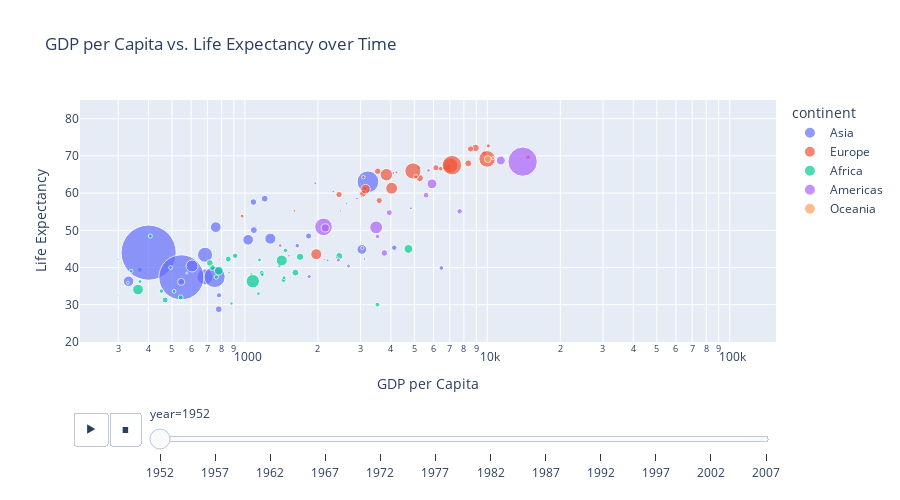

This figure's notebook cell:
### Code cell
# Create an animated scatter plot
fig = px.scatter(df,
                 x="gdpPercap",
                 y="lifeExp",
                 size="pop",
                 color="continent",
                 hover_name="country",
                 log_x=True,
                 size_max=60,
                 animation_frame="year",
                 title="GDP per Capita vs. Life Expectancy over Time",
                 labels={"gdpPercap": "GDP per Capita", "lifeExp": "Life Expectancy"}
                 )

# Adjust the height of the figure and set y-axis range
fig.update_layout(height=500, yaxis_range=[20,85])  

# Display the plot
fig.show()

### Figure 1 — Plotly figure (JSON) as saved in the notebook; plotly's stock layout.template omitted (floating-point values rounded to 4 significant figures)
{"data": [{"hovertemplate": "<b>%{hovertext}</b><br><br>continent=Asia<br>year=1952<br>GDP per Capita=%{x}<br>Life Expectancy=%{y}<br>pop=%{marker.size}<extra></extra>", "hovertext": ["Afghanistan", "Bahrain", "Bangladesh", "Cambodia", "China", "Hong Kong, China", "India", "Indonesia", "Iran", "Iraq", "Israel", "Japan", "Jordan", "Korea, Dem. Rep.", "Korea, Rep.", "Kuwait", "Lebanon", "Malaysia", "Mongolia", "Myanmar", "Nepal", "Oman", "Pakistan", "Philippines", "Saudi Arabia", "Singapore", "Sri Lanka", "Syria", "Taiwan", "Thailand", "Vietnam", "West Bank and Gaza", "Yemen, Rep."], "legendgroup": "Asia", "marker": {"color": "#636efa", "size": [8425333, 120447, 46886859, 4693836, 556263527, 2125900, 372000000, 82052000, 17272000, 5441766, 1620914, 86459025, 607914, 8865488, 20947571, 160000, 1439529, 6748378, 800663, 20092996, 9182536, 507833, 41346560, 22438691, 4005677, 1127000, 7982342, 3661549, 8550362, 21289402, 26246839, 1030585, 4963829], "sizemode": "area", "sizeref": 366300.0, "symbol": "circle"}, "mode": "markers", "name": "Asia", "orientation": "v", "showlegend": true, "type": "scatter", "x": [779.4, 9867.0, 684.2, 368.5, 400.4, 3054.0, 546.6, 749.7, 3035.0, 4130.0, 4087.0, 3217.0, 1547.0, 1088.0, 1031.0, 108400.0, 4835.0, 1831.0, 786.6, 331.0, 545.9, 1828.0, 684.6, 1273.0, 6460.0, 2315.0, 1084.0, 1643.0, 1207.0, 757.8, 605.1, 1516.0, 781.7], "xaxis": "x", "y": [28.8, 50.94, 37.48, 39.42, 44.0, 60.96, 37.37, 37.47, 44.87, 45.32, 65.39, 63.03, 43.16, 50.06, 47.45, 55.56, 55.93, 48.46, 42.24, 36.32, 36.16, 37.58, 43.44, 47.75, 39.88, 60.4, 57.59, 45.88, 58.5, 50.85, 40.41, 43.16, 32.55], "yaxis": "y"}, {"hovertemplate": "<b>%{hovertext}</b><br><br>continent=Europe<br>year=1952<br>GDP per Capita=%{x}<br>Life Expectancy=%{y}<br>pop=%{marker.size}<extra></extra>", "hovertext": ["Albania", "Austria", "Belgium", "Bosnia and Herzegovina", "Bulgaria", "Croatia", "Czech Republic", "Denmark", "Finland", "France", "Germany", "Greece", "Hungary", "Iceland", "Ireland", "Italy", "Montenegro", "Netherlands", "Norway", "Poland", "Portugal", "Romania", "Serbia", "Slovak Republic", "Slovenia", "Spain", "Sweden", "Switzerland", "Turkey", "United Kingdom"], "legendgroup": "Europe", "marker": {"color": "#EF553B", "size": [1282697, 6927772, 8730405, 2791000, 7274900, 3882229, 9125183, 4334000, 4090500, 42459667, 69145952, 7733250, 9504000, 147962, 2952156, 47666000, 413834, 10381988, 3327728, 25730551, 8526050, 16630000, 6860147, 3558137, 1489518, 28549870, 7124673, 4815000, 22235677, 50430000], "sizemode": "area", "sizeref": 366300.0, "symbol": "circle"}, "mode": "markers", "name": "Europe", "orientation": "v", "showlegend": true, "type": "scatter", "x": [1601.0, 6137.0, 8343.0, 973.5, 2444.0, 3119.0, 6876.0, 9692.0, 6425.0, 7030.0, 7144.0, 3531.0, 5264.0, 7268.0, 5210.0, 4931.0, 2648.0, 8942.0, 10100.0, 4029.0, 3068.0, 3145.0, 3581.0, 5075.0, 4215.0, 3834.0, 8528.0, 14730.0, 1969.0, 9980.0], "xaxis": "x", "y": [55.23, 66.8, 68.0, 53.82, 59.6, 61.21, 66.87, 70.78, 66.55, 67.41, 67.5, 65.86, 64.03, 72.49, 66.91, 65.94, 59.16, 72.13, 72.67, 61.31, 59.82, 61.05, 58.0, 64.36, 65.57, 64.94, 71.86, 69.62, 43.59, 69.18], "yaxis": "y"}, {"hovertemplate": "<b>%{hovertext}</b><br><br>continent=Africa<br>year=1952<br>GDP per Capita=%{x}<br>Life Expectancy=%{y}<br>pop=%{marker.size}<extra></extra>", "hovertext": ["Algeria", "Angola", "Benin", "Botswana", "Burkina Faso", "Burundi", "Cameroon", "Central African Republic", "Chad", "Comoros", "Congo, Dem. Rep.", "Congo, Rep.", "Cote d'Ivoire", "Djibouti", "Egypt", "Equatorial Guinea", "Eritrea", "Ethiopia", "Gabon", "Gambia", "Ghana", "Guinea", "Guinea-Bissau", "Kenya", "Lesotho", "Liberia", "Libya", "Madagascar", "Malawi", "Mali", "Mauritania", "Mauritius", "Morocco", "Mozambique", "Namibia", "Niger", "Nigeria", "Reunion", "Rwanda", "Sao Tome and Principe", "Senegal", "Sierra Leone", "Somalia", "South Africa", "Sudan", "Swaziland", "Tanzania", "Togo", "Tunisia", "Uganda", "Zambia", "Zimbabwe"], "legendgroup": "Africa", "marker": {"color": "#00cc96", "size": [9279525, 4232095, 1738315, 442308, 4469979, 2445618, 5009067, 1291695, 2682462, 153936, 14100005, 854885, 2977019, 63149, 22223309, 216964, 1438760, 20860941, 420702, 284320, 5581001, 2664249, 580653, 6464046, 748747, 863308, 1019729, 4762912, 2917802, 3838168, 1022556, 516556, 9939217, 6446316, 485831, 3379468, 33119096, 257700, 2534927, 60011, 2755589, 2143249, 2526994, 14264935, 8504667, 290243, 8322925, 1219113, 3647735, 5824797, 2672000, 3080907], "sizemode": "area", "sizeref": 366300.0, "symbol": "circle"}, "mode": "markers", "name": "Africa", "orientation": "v", "showlegend": true, "type": "scatter", "x": [2449.0, 3521.0, 1063.0, 851.2, 543.3, 339.3, 1173.0, 1071.0, 1179.0, 1103.0, 780.5, 2126.0, 1389.0, 2670.0, 1419.0, 375.6, 328.9, 362.1, 4293.0, 485.2, 911.3, 510.2, 299.9, 853.5, 298.8, 575.6, 2388.0, 1443.0, 369.2, 452.3, 743.1, 1968.0, 1688.0, 468.5, 2424.0, 761.9, 1077.0, 2719.0, 493.3, 879.6, 1450.0, 879.8, 1136.0, 4725.0, 1616.0, 1148.0, 716.7, 859.8, 1468.0, 734.8, 1147.0, 406.9], "xaxis": "x", "y": [43.08, 30.02, 38.22, 47.62, 31.98, 39.03, 38.52, 35.46, 38.09, 40.72, 39.14, 42.11, 40.48, 34.81, 41.89, 34.48, 35.93, 34.08, 37.0, 30.0, 43.15, 33.61, 32.5, 42.27, 42.14, 38.48, 42.72, 36.68, 36.26, 33.69, 40.54, 50.99, 42.87, 31.29, 41.73, 37.44, 36.32, 52.72, 40.0, 46.47, 37.28, 30.33, 32.98, 45.01, 38.63, 41.41, 41.22, 38.6, 44.6, 39.98, 42.04, 48.45], "yaxis": "y"}, {"hovertemplate": "<b>%{hovertext}</b><br><br>continent=Americas<br>year=1952<br>GDP per Capita=%{x}<br>Life Expectancy=%{y}<br>pop=%{marker.size}<extra></extra>", "hovertext": ["Argentina", "Bolivia", "Brazil", "Canada", "Chile", "Colombia", "Costa Rica", "Cuba", "Dominican Republic", "Ecuador", "El Salvador", "Guatemala", "Haiti", "Honduras", "Jamaica", "Mexico", "Nicaragua", "Panama", "Paraguay", "Peru", "Puerto Rico", "Trinidad and Tobago", "United States", "Uruguay", "Venezuela"], "legendgroup": "Americas", "marker": {"color": "#ab63fa", "size": [17876956, 2883315, 56602560, 14785584, 6377619, 12350771, 926317, 6007797, 2491346, 3548753, 2042865, 3146381, 3201488, 1517453, 1426095, 30144317, 1165790, 940080, 1555876, 8025700, 2227000, 662850, 157553000, 2252965, 5439568], "sizemode": "area", "sizeref": 366300.0, "symbol": "circle"}, "mode": "markers", "name": "Americas", "orientation": "v", "showlegend": true, "type": "scatter", "x": [5911.0, 2677.0, 2109.0, 11370.0, 3940.0, 2144.0, 2627.0, 5587.0, 1398.0, 3522.0, 3048.0, 2428.0, 1840.0, 2195.0, 2899.0, 3478.0, 3112.0, 2480.0, 1952.0, 3759.0, 3082.0, 3023.0, 13990.0, 5717.0, 7690.0], "xaxis": "x", "y": [62.48, 40.41, 50.92, 68.75, 54.74, 50.64, 57.21, 59.42, 45.93, 48.36, 45.26, 42.02, 37.58, 41.91, 58.53, 50.79, 42.31, 55.19, 62.65, 43.9, 64.28, 59.1, 68.44, 66.07, 55.09], "yaxis": "y"}, {"hovertemplate": "<b>%{hovertext}</b><br><br>continent=Oceania<br>year=1952<br>GDP per Capita=%{x}<br>Life Expectancy=%{y}<br>pop=%{marker.size}<extra></extra>", "hovertext": ["Australia", "New Zealand"], "legendgroup": "Oceania", "marker": {"color": "#FFA15A", "size": [8691212, 1994794], "sizemode": "area", "sizeref": 366300.0, "symbol": "circle"}, "mode": "markers", "name": "Oceania", "orientation": "v", "showlegend": true, "type": "scatter", "x": [10040.0, 10560.0], "xaxis": "x", "y": [69.12, 69.39], "yaxis": "y"}], "layout": {"height": 500, "legend": {"itemsizing": "constant", "title": {"text": "continent"}, "tracegroupgap": 0}, "sliders": [{"active": 0, "currentvalue": {"prefix": "year="}, "len": 0.9, "pad": {"b": 10, "t": 60}, "steps": [{"args": [["1952"], {"frame": {"duration": 0, "redraw": false}, "fromcurrent": true, "mode": "immediate", "transition": {"duration": 0, "easing": "linear"}}], "label": "1952", "method": "animate"}, {"args": [["1957"], {"frame": {"duration": 0, "redraw": false}, "fromcurrent": true, "mode": "immediate", "transition": {"duration": 0, "easing": "linear"}}], "label": "1957", "method": "animate"}, {"args": [["1962"], {"frame": {"duration": 0, "redraw": false}, "fromcurrent": true, "mode": "immediate", "transition": {"duration": 0, "easing": "linear"}}], "label": "1962", "method": "animate"}, {"args": [["1967"], {"frame": {"duration": 0, "redraw": false}, "fromcurrent": true, "mode": "immediate", "transition": {"duration": 0, "easing": "linear"}}], "label": "1967", "method": "animate"}, {"args": [["1972"], {"frame": {"duration": 0, "redraw": false}, "fromcurrent": true, "mode": "immediate", "transition": {"duration": 0, "easing": "linear"}}], "label": "1972", "method": "animate"}, {"args": [["1977"], {"frame": {"duration": 0, "redraw": false}, "fromcurrent": true, "mode": "immediate", "transition": {"duration": 0, "easing": "linear"}}], "label": "1977", "method": "animate"}, {"args": [["1982"], {"frame": {"duration": 0, "redraw": false}, "fromcurrent": true, "mode": "immediate", "transition": {"duration": 0, "easing": "linear"}}], "label": "1982", "method": "animate"}, {"args": [["1987"], {"frame": {"duration": 0, "redraw": false}, "fromcurrent": true, "mode": "immediate", "transition": {"duration": 0, "easing": "linear"}}], "label": "1987", "method": "animate"}, {"args": [["1992"], {"frame": {"duration": 0, "redraw": false}, "fromcurrent": true, "mode": "immediate", "transition": {"duration": 0, "easing": "linear"}}], "label": "1992", "method": "animate"}, {"args": [["1997"], {"frame": {"duration": 0, "redraw": false}, "fromcurrent": true, "mode": "immediate", "transition": {"duration": 0, "easing": "linear"}}], "label": "1997", "method": "animate"}, {"args": [["2002"], {"frame": {"duration": 0, "redraw": false}, "fromcurrent": true, "mode": "immediate", "transition": {"duration": 0, "easing": "linear"}}], "label": "2002", "method": "animate"}, {"args": [["2007"], {"frame": {"duration": 0, "redraw": false}, "fromcurrent": true, "mode": "immediate", "transition": {"duration": 0, "easing": "linear"}}], "label": "2007", "method": "animate"}], "x": 0.1, "xanchor": "left", "y": 0, "yanchor": "top"}], "title": {"text": "GDP per Capita vs. Life Expectancy over Time"}, "updatemenus": [{"buttons": [{"args": [null, {"frame": {"duration": 500, "redraw": false}, "fromcurrent": true, "mode": "immediate", "transition": {"duration": 500, "easing": "linear"}}], "label": "&#9654;", "method": "animate"}, {"args": [[null], {"frame": {"duration": 0, "redraw": false}, "fromcurrent": true, "mode": "immediate", "transition": {"duration": 0, "easing": "linear"}}], "label": "&#9724;", "method": "animate"}], "direction": "left", "pad": {"r": 10, "t": 70}, "showactive": false, "type": "buttons", "x": 0.1, "xanchor": "right", "y": 0, "yanchor": "top"}], "xaxis": {"anchor": "y", "domain": [0, 1], "title": {"text": "GDP per Capita"}, "type": "log"}, "yaxis": {"anchor": "x", "domain": [0, 1], "range": [20, 85], "title": {"text": "Life Expectancy"}}}}
